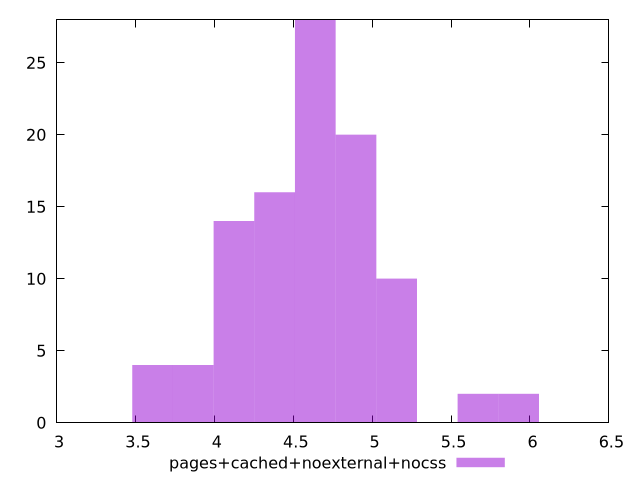

This chart was generated by the following gnuplot code:
$_pagesCachedNoexternalNocss <<EOF
4.639416665755563 28
4.897162036075317 20
4.1239259251160565 14
5.15490740639507 10
4.38167129543581 16
3.866180554796303 4
5.670398147034578 2
5.928143517354331 2
3.6084351844765497 4
EOF
set key outside below
set terminal pngcairo
set output "report_00006_2020-11-02T20-21-41.718Z/network-server-latency/pages+cached+noexternal+nocss//raw_hist.png"
set yrange [0:28]
set boxwidth 0.25774537031975353
set style fill transparent solid 0.5 noborder
plot $_pagesCachedNoexternalNocss title "pages+cached+noexternal+nocss" with boxes ,
